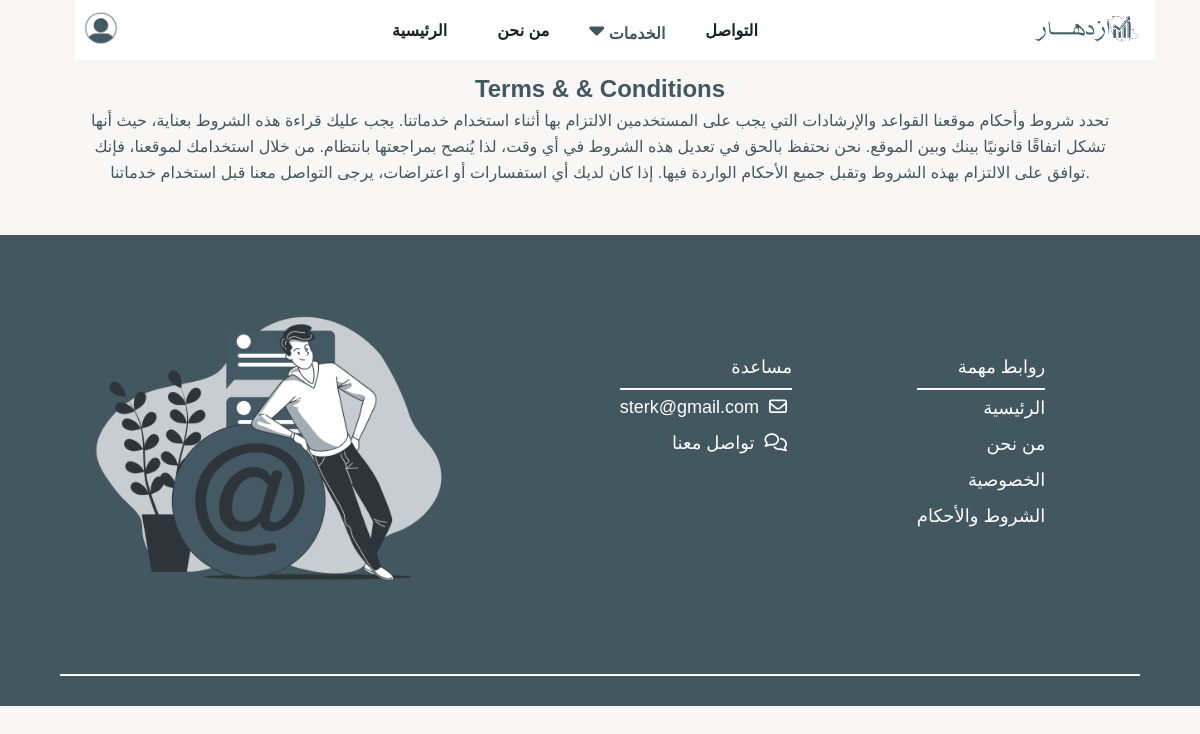
The page /services.php?page=conditions on the database its author committed.
### tables this page shows
CREATE TABLE `site` (
  `id` int(11) NOT NULL,
  `logo` varchar(255) NOT NULL,
  `favicon` varchar(255) NOT NULL,
  `image` varchar(255) NOT NULL,
  `title` varchar(255) NOT NULL,
  `about_us` longtext NOT NULL,
  `description` varchar(255) NOT NULL,
  `phone` varchar(255) NOT NULL,
  `email` varchar(255) NOT NULL,
  `privacy` longtext NOT NULL,
  `conditions` longtext NOT NULL,
  `invest` longtext NOT NULL
);

### includes/database/database.php (called while the page is built, shortened)
<?php
function selectRows($select, $table, $where, $order, $limit)
{
    global $connect;
    $order = !empty($order) && $order != '*' ? "ORDER BY $order ASC" : '';
    $limit = !empty($limit) && $limit != '*' ? "LIMIT $limit" : '';
    $where = !empty($where) ? "WHERE $where" : '';
    $check = "SELECT $select FROM `$table` $where $order $limit";
    $result = mysqli_query($connect, $check);
    return $limit == 'LIMIT 1' ? mysqli_fetch_assoc($result) : mysqli_fetch_all($result, MYSQLI_ASSOC);
}

### services.php (the view, shortened to what this page needs)
<?php
include 'init.php';
$page = isset($_GET['page']) ? $_GET['page'] : header('Location: .//services.php?page=services');
?>
<?php
if ($page == 'services') {
    include './pages/services.php';
} else if ($page == 'offers') {
    include './pages/offers.php';
} else if ($page == 'education') {
    include './pages/education.php';
} elseif ($page == 'budget') {
    include './pages/budget.php';
} elseif ($page == 'budget_chart') {
    include './pages/budget_chart.php';
} elseif ($page == 'debts') {
    include './pages/debts.php';
} elseif ($page == 'debts_details') {
    include './pages/debts_details.php';
} elseif ($page == 'plan') {
    include './pages/plan.php';
} elseif ($page == 'plan_chart') {
    include './pages/plan_chart.php';
} elseif ($page == 'contact') {
    include './pages/contact.php';
} elseif ($page == 'conditions') { ?>
    <section class="services-content">
        <div class="head">
            <h2 class="headSection">Terms & & conditions</h2>
            <p><?= $site['conditions'] ?></p>
        </div>
    </section>
<?php } else {
    header('Location:./services.php?page=services');
    exit();
}
include './includes/templates/footer.php';
?>

### includes/templates/footer.php
</div>
<footer>
    <div class="container">
        <div class="row">
            <div class="col">
                <p>روابط مهمة</p>
                <ul>
                    <li><a href="./home.php">الرئيسية</a></li>
                    <li><a href="./about.php">من نحن</a></li>
                    <li><a href="./services.php?page=privacy">الخصوصية</a></li>
                    <li><a href="./services.php?page=conditions">الشروط والأحكام</a></li>
                </ul>
            </div>
            <div class="col">
                <p>مساعدة</p>
                <ul>
                    <li>
                        <a href="mailto:<?= $site['email'] ?>">
                            <i class="far fa-envelope"></i>
                            <span class="email"><?= $site['email'] ?></span>
                        </a>
                    </li>
                    <li>
                        <a href="./contact.php">
                            <i class="far fa-comments"></i>
                            <span>تواصل معنا</span>
                        </a>
                    </li>
                </ul>
            </div>
        </div>
        <div class="image">
            <img src="<?= $image . 'Mention-bro.png' ?>" alt="">
        </div>
    </div>
</footer>
</body>
</html>

### layout/css/app.css (style rules this page uses)
:root { --whiteColor: #ffffff; --darkColor: #1D2024; --darkHoverColor: #242424; --mainColor: #435760; --hoverColor: #D9DCDE; --mainHoverColor: #c4c6de; --successColor: #66ce32; --errorColor: #ce3c32; --blackColor: #000000; }
* { margin: 0px; padding: 0px; transition: 0.3s; color: var(--mainColor); box-sizing: border-box; text-transform: capitalize; font-family: Arial, Helvetica, sans-serif; }
body { background: #f7f7f7; background: #ededed; background: #f8f7f6; }
img { width: 100%; height: 100%; }
a { color: var(--darkColor); }
a, a:hover { text-decoration: none; }
ul, ol { margin: 0; padding: 0; list-style: none; }
::placeholder { opacity: 0.7; }
.email { text-transform: lowercase !important; }
.container { max-width: 90%; margin: 0 auto; padding: 70px 15px 0; position: relative; }

### rows shown on the page
site: conditions "تحدد شروط وأحكام موقعنا القواعد والإرشادات التي يجب على المستخدمين الالتزام بها أثناء استخدام خدماتنا. يجب عليك قراءة هذه الشروط بعناية، حيث أنها تشكل اتفاقًا قانونيًا بينك وبين الموقع. نحن نحتفظ بالحق في تعديل هذه الشروط في أي وقت، لذا يُنصح بمراجعتها بانتظام. من خلال استخدامك لموقعنا، فإنك توافق على الالتزام بهذه الشروط وتقبل جميع الأحكام الواردة فيها. إذا كان لديك أي استفسارات أو اعتراضات، يرجى التواصل معنا قبل استخدام خدماتنا.", email "sterk@gmail.com"
